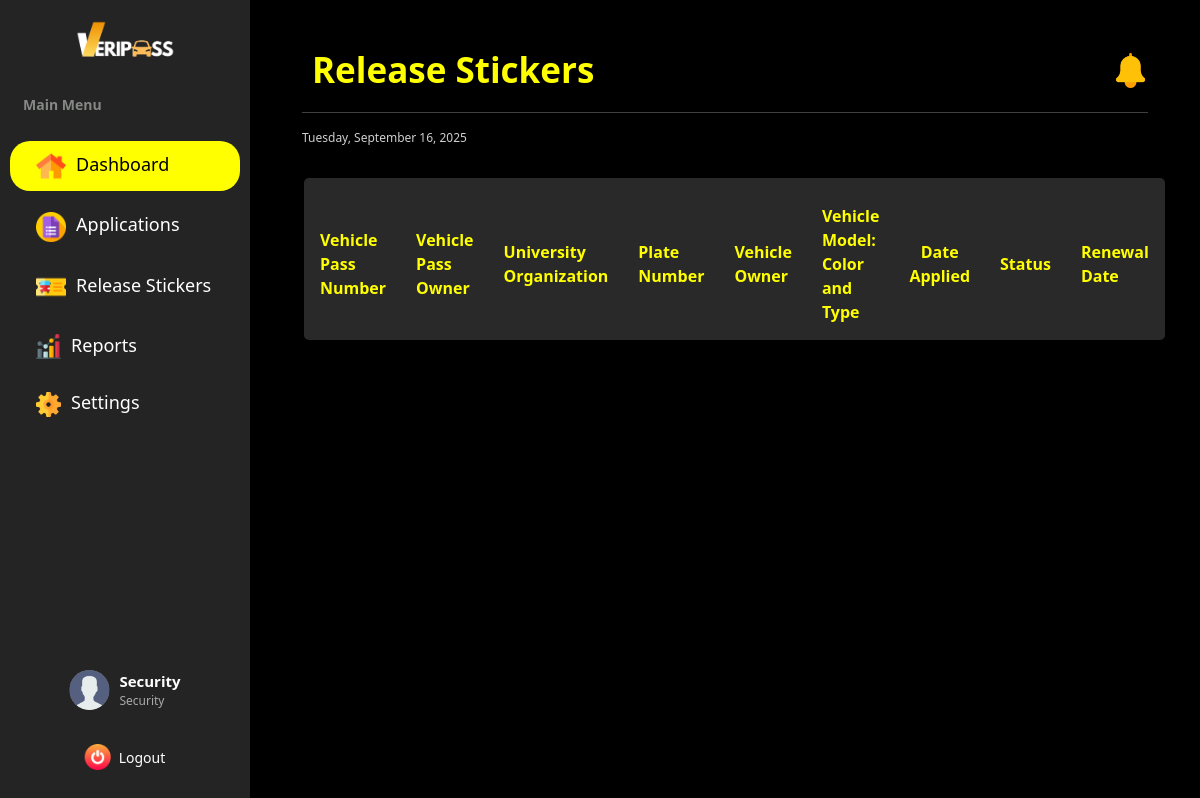
The app's page /dashboard/security/manage_stickers (signed in), older data.
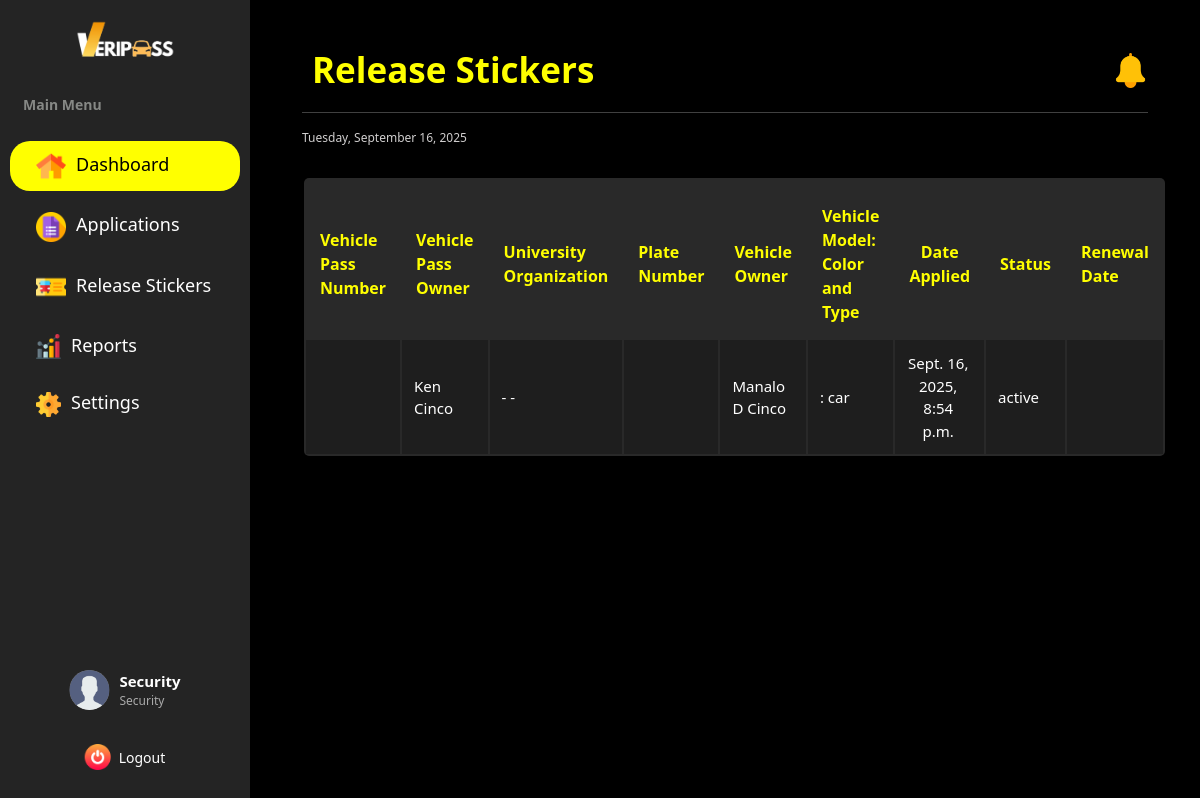
The same page, newer data.
### vehicle_pass/models.py (models this page shows, shortened)
class BaseModel(models.Model):
    created_at = models.DateTimeField(auto_now_add=True, db_index=True)
    updated_at = models.DateTimeField(auto_now=True)
    class Meta:
        abstract = True

class VehiclePass(BaseModel):
    STATUS_CHOICES = [
        ('active', 'Active'),
        ('inactive', 'Inactive'),
        ('revoked', 'Revoked')
    ]
    vehicle = models.OneToOneField(Vehicle, on_delete=models.CASCADE)
    pass_number = models.CharField(max_length=20)
    pass_expire = models.DateField()
    status = models.CharField(max_length=10, choices=STATUS_CHOICES, default="active")

class Vehicle(BaseModel):
    VEHICLE_TYPE = [('motor', 'Motor'),
                    ('car', 'Car'),
                    ('van', 'Van')]
    applicant = models.ForeignKey(UserProfile, on_delete=models.CASCADE, null=True, blank=True)
    make_model = models.CharField(max_length=35)
    plate_number = models.CharField(max_length=10, unique=True)
    year_model = models.IntegerField()
    color = models.CharField(max_length=20)
    type = models.CharField(choices=VEHICLE_TYPE, max_length=5)
    engine_number = models.CharField(max_length=25)
    chassis_number = models.CharField(max_length=17)
    or_number = models.CharField(max_length=25)
    cr_number = models.CharField(max_length=25)
    owner_firstname = models.CharField(max_length=45, null=True, blank=True)
    owner_middlename = models.CharField(max_length=45, null=True, blank=True)
    owner_lastname = models.CharField(max_length=45, null=True, blank=True)
    owner_suffix = models.CharField(max_length=5, null=True, blank=True)
    relationship_to_owner = models.CharField(max_length=15, null=True, blank=True)
    contact_number = models.CharField(max_length=14, null=True, blank=True)
    address = models.CharField(max_length=100, null=True, blank=True)

class UserProfile(BaseModel):
    ROLE_CHOICES = [('user', 'User'),
        ('security', 'Security'),
        ('admin', 'Admin')
        ]
    SCHOOL_ROLE_CHOICES = [('student', 'Student'),
                           ('faculty & staff', 'Faculty and Staff'),
                           ('university official', 'University Official')
    ]
    COLLEGE_CHOICES = [('CAD', 'College of Architecture and Design'),
                       ('CAH', 'College of Arts and Humanities'),
                       ('CBA', 'College of Business and Accountancy'),
                       ('CCJE', 'College of Criminal Justice and Education'),
                       ('CoE', 'College of Engineering'),
                       ('CHTM', 'College of Hospitality Management and Tourism'),
                       ('CNHS', 'College of Nursing and Health Sciences'),
                       ('CS', 'College of Sciences'),
                       ('CTE', 'College of Teacher Education'),
    ]
    YEAR_LEVEL_CHOICES = [('first year', 'First Year'),
                          ('second year', 'Second Year'),
                          ('third year', 'Thord Year'),
                          ('fourth year', 'Fourth year'),
                          ('fifth year', 'Fifth Year')
    ]
    OFFICE_CHOICES = [
        ('university president', 'University President'),
        ('university president coa', 'University President COA'),
        ('office of the university secretary', 'Office of the University Secretary'),
        ('legal office', 'Legal Office (Data Privacy Office)'),
        ('planning and development office', 'Planning and Development Office'),
        ('office of the internal audit services', 'Office of the Internal Audit Services (QMS)'),
        ('public information office', 'Public Information Office'),
        ('alumni affairs office', 'Alumni Affairs Office'),
        ('academic council', 'Academic Council'),
        ('administrative council', 'Administrative Council'),
        ('research and extension council', 'Research and Extension Council'),
        ('management committee', 'Management Committee'),
        ('university ethics committee', 'University Ethics Committee'),
        ('gender and development office', 'Gender and Development Office'),
        ('international affairs and linkages office', 'International Affairs and Linkages Office'),
        ('office of the vice president for finance and administration', 'Office of the Vice President for Finance and Administration'),
        ('bids and awards committee', 'Bids and Awards Committee'),
        ('administrative management office', 'Administrative Management Office'),
        ('records archives management office', 'Records Archives Management Office'),
        ('human resource management office', 'Human Resource Management Office'),
        ('faculty and staff development unit', 'Faculty and Staff Development Unit'),
        ('health services office', 'Health Services Office'),
        ('management information system information office', 'Management Information System Information Office'),
        ('security office', 'Security Office'),
        ('supply and property management office', 'Supply and Property Management Office'),
        ('disaster risk reduction and management office', 'Disaster Risk Reduction and Management Office'),
        ('project management office', 'Project Management Office'),
        ('general services office', 'General Services Office'),
        ('utility and environmental management office', 'Utility and Environmental Management Office'),
        ('motorpool office', 'Motorpool Office'),
        ('finance management service offices (cfo)', 'Finance Management Service Offices (CFO)'),
        ('accounting office', 'Accounting Office'),
        ('processing unit', 'Processing Unit'),
        ('student accounts & assessment', 'Student Accounts & Assessment'),
        ('financial reporting', 'Financial Reporting'),
        ('budget office', 'Budget Office'),
        ('production services/income generating projects office', 'Production Services/Income Generating Projects Office'),
        ('production', 'Production'),
        ('sifma', 'SIFMA'),
        ('university bookstore', 'University Bookstore'),
        ('auxiliary services - canteen', 'Auxiliary Services - Canteen'),
        ('auxiliary services - hostel', 'Auxiliary Services - Hostel'),
        ('auxiliary services - dormitory', 'Auxiliary Services - Dormitory'),
        ('university printing press', 'University Printing Press'),
        ('procurement office', 'Procurement Office'),
        ('cashiers office', 'Cashier’s Office'),
        ('office of the vice president for research, development and extension', 'Office of the Vice President for Research, Development and Extension'),
        ('university research office', 'University Research Office'),
        ('university extension service office', 'University Extension Service Office'),
        ('intellectual property and technology transfer office', 'Intellectual Property and Technology Transfer Office'),
        ('palawan studies center', 'Palawan Studies Center'),
        ('center for strategy policy and governance', 'Center for Strategy Policy and Governance'),
        ('panrehiyong iv-b sentro ng wikang pilipino', 'Panrehiyong IV-B Sentro ng Wikang Pilipino'),
        ('marine science research center', 'Marine Science Research Center'),
        ('palawan international technology business incubator & startup hub office', 'Palawan International Technology Business Incubator & Startup Hub Office'),
        ('office of the vice president for academic affairs', 'Office of the Vice President for Academic Affairs'),
        ('office of the eteeap', 'Office of the ETEEAP'),
        ('office of the university registrar', 'Office of the University Registrar'),
        ('university quality assurance center', 'University Quality Assurance Center'),
        ('office of the university sports', 'Office of the University Sports'),
        ('office of the curriculum & instructional materials development', 'Office of the Curriculum & Instructional Materials Development'),
        ('office of the student affairs and services', 'Office of the Student Affairs and Services'),
        ('social and cultural affairs (psu band, psu dance troupe, psu singers)', 'Social and Cultural Affairs (PSU Band, PSU Dance Troupe, PSU Singers)'),
        ('office of the university library', 'Office of the University Library'),
        ('psu museum', 'PSU Museum'),
    ]
    WORKPLACE_CHOICES = OFFICE_CHOICES + COLLEGE_CHOICES
    corporate_email = models.EmailField(max_length=50, unique=True)
    password = models.CharField(max_length=128)
    contact = models.CharField(max_length=14)
    lastname = models.CharField(max_length=25)
    firstname = models.CharField(max_length=50)
    middlename = models.CharField(max_length=25, blank=True, null=True)
    suffix = models.CharField(max_length=5, blank=True, null=True)
    address = models.CharField(max_length=100, blank=True, null=True)
    dl_number = models.CharField(max_length=25)
    college = models.CharField(max_length=100, choices=COLLEGE_CHOICES ,blank=True, null=True)
    program = models.CharField(max_length=100, blank=True, null=True)
    year_level = models.CharField(max_length=40, choices=YEAR_LEVEL_CHOICES, blank=True, null=True)
    father_name = models.CharField(max_length=100, blank=True, null=True)
    father_contact = models.CharField(max_length=14, blank=True, null=True)
    father_address = models.CharField(max_length=150, blank=True, null=True)
    mother_name = models.CharField(max_length=100, blank=True, null=True)
    mother_contact =models.CharField(max_length=14, blank=True, null=True)
    mother_address = models.CharField(max_length=150, blank=True, null=True)
    guardian_name = models.CharField(max_length=100, blank=True, null=True)
    guardian_contact = models.CharField(max_length=14, blank=True, null=True)
    guardian_address = models.CharField(max_length=150, blank=True, null=True)
    position = models.CharField(max_length=50, blank=True, null=True)
    workplace = models.CharField(max_length=150, choices=WORKPLACE_CHOICES, blank=True, null=True)
    role = models.CharField(max_length=20, choices=ROLE_CHOICES, default='user', null=True)
    school_role = models.CharField(max_length=20, choices=SCHOOL_ROLE_CHOICES, null=True, blank=True)

### vehicle_pass/views.py (the view)
# urls.py: path("dashboard/security/manage_stickers", SecurityViewStickers.as_view() , name="security_manage_stickers"),
class SecurityViewStickers(CustomLoginRequiredMixin, ListView):
    model = VehiclePass
    template_name = 'Security Dashboard/Security_Release_Stickers.html'
    context_object_name = 'stickers'
    paginate_by = 20

### vehicle_pass/authentication.py (called while the page is built)
    def dispatch(self, request, *args, **kwargs):
        if not request.session.get("user_id"): #overrides the django dispatch
            return redirect("login")  #redirect to login if no active on session
        return super().dispatch(request, *args, **kwargs)

### vehicle_pass/context_processors.py (called while the page is built)
def admin_user_context(request):
    if hasattr(request, 'session') and 'user_id' in request.session:
        try:
            user_id = request.session.get('user_id')
            admin_user = UserProfile.objects.get(id=user_id, role='admin')
            admin_name = f"{admin_user.firstname} {admin_user.lastname}"
        except Exception as e:
            admin_name = "Admin"
    else:
        admin_name = "Not Logged In"
    return {'admin_name': admin_name}

def default_user_context(request):
    if hasattr(request, 'session') and 'user_id' in request.session:
        try:
            user_id = request.session.get('user_id')
            default_user = UserProfile.objects.get(id=user_id, role='user')
            user_name = f"{default_user.firstname} {default_user.lastname}"
        except Exception as e:
            user_name = "User"
    else:
        user_name = "Not Logged In"
    return {'user_name': user_name}

### templates/Security Dashboard/Security_Release_Stickers.html (shortened to what this page needs)
{% extends "includes/security_sidebar.html" %}
{% load static %}
{% block extra_css %}
    <link rel="stylesheet" href="https://cdn.datatables.net/responsive/2.4.1/css/responsive.dataTables.min.css">
    <link rel="stylesheet" href="{% static 'css/security-dashboard-style.css' %}">
    <link rel="stylesheet" href="{% static 'css/sidebar.css' %}">
{% endblock %}
{% block content %}
<div class="main-content flex-grow-1 ms-uto">
    <div class="container-fluid py-1">
            <div class="d-flex flex-column flex-md-row justify-content-between align-items-start align-items-md-center mb-3">
                <h2 class="title mb-3 mb-md-0">Release Stickers</h2>
                <div class="d-flex align-items-center gap-3">
                    <a href="Announcements.html" class="text-decoration-none text-light position-relative">
                        <img src="{% static 'images/notification.png' %}" alt="Notifications" width="35" height="35">
                    </a>
                </div>
            </div>
        <hr>
        <small><span id="date"></span></small>
        <br>
        <section class="table-container">
            <table id="myTable" class="release-table">
                <thead>
                    <tr>
                        <th>Vehicle Pass Number</th>
                        <th>Vehicle Pass Owner</th>
                        <th>University Organization</th>
                        <th>Plate Number</th>
                        <th>Vehicle Owner</th>
                        <th>Vehicle Model: Color and Type</th>
                        <th>Date Applied</th>
                        <th>Status</th>
                        <th>Renewal Date</th>
                    </tr>
                </thead>
                <tbody>
                {% for sticker in stickers %}
                  <tr>
                    <td>{{ sticker.passNumber }}</td>
                    <td>{{ sticker.vehicle.applicant.firstname }} {{ sticker.vehicle.applicant.lastname }} </td>
                    <td>{{ sticker.vehicle.applicant.department|default_if_none:"" }} - {{ sticker.vehicle.applicant.college|default_if_none:"" }} - {{ sticker.vehicle.applicant.program|default_if_none:"" }}</td>
                    <td>{{ sticker.vehicle.plateNumber }}</td>
                    <td>{{ sticker.vehicle.owner_firstname|default_if_none:"" }} {{ sticker.vehicle.owner_middlename|default_if_none:""|slice:":1" }} {{ sticker.vehicle.owner_lastname|default_if_none:"" }} {{ sticker.vehicle.owner_suffix|default_if_none:"" }}</td>
                    <td>{{ sticker.vehicle.model }} : {{ sticker.vehicle.vehicle_color }} {{ sticker.vehicle.type }}</td>
                    <td>{{ sticker.created_at }}</td>
                    <td>{{ sticker.status }}</td>
                    <td>{{ sticker.passExpire }}</td>
                  </tr>
                  {% endfor %}
                </tbody>
            </table>
        </section>
    </div>
</div>
{% endblock %}

Row changes from the older to the newer data that the page shows:
added VehiclePass: vehicle.applicant.firstname "Ken", vehicle.applicant.lastname "Cinco", vehicle.owner_firstname "Manalo", vehicle.owner_middlename "D", vehicle.owner_lastname "Cinco", vehicle.type "car", created_at "Sept. 16, 2025, 8:54 p.m.", status "active"
